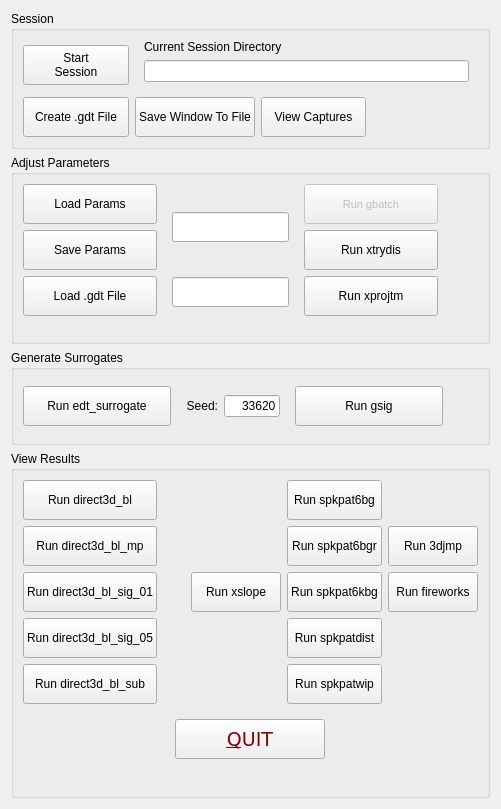
     <widget class="QFrame" name="leftFrame">
      <property name="frameShape">
       <enum>QFrame::NoFrame</enum>
      </property>
      <property name="frameShadow">
       <enum>QFrame::Raised</enum>
      </property>
      <layout class="QVBoxLayout" name="verticalLayout_2" stretch="4,6,3,11">
       <item>
        <widget class="QGroupBox" name="sessionBox">
         <property name="title">
          <string>Session</string>
         </property>
         <property name="flat">
          <bool>false</bool>
         </property>
         <layout class="QHBoxLayout" name="horizontalLayout_12">
          <item>
           <layout class="QGridLayout" name="sessionLayout" rowstretch="0,0" columnstretch="1,1,1,1">
            <item row="0" column="0">
             <widget class="QPushButton" name="sessionButton">
              <property name="minimumSize">
               <size>
                <width>0</width>
                <height>40</height>
               </size>
              </property>
              <property name="toolTip">
               <string>&lt;html&gt;&lt;head/&gt;&lt;body&gt;&lt;p&gt;Use this to select a working directory or create a new one.&lt;/p&gt;&lt;p&gt;See the help for some info on how this user interface is intended to be used.&lt;/p&gt;&lt;/body&gt;&lt;/html&gt;</string>
              </property>
              <property name="text">
               <string>Start
Session</string>
              </property>
             </widget>
            </item>
            <item row="1" column="0">
             <widget class="QPushButton" name="createGDT">
              <property name="minimumSize">
               <size>
                <width>0</width>
                <height>40</height>
               </size>
              </property>
              <property name="toolTip">
               <string>&lt;html&gt;&lt;head/&gt;&lt;body&gt;&lt;p&gt;Create a .gdt file from an existing .edt, .bdt, or .adt file.&lt;/p&gt;&lt;/body&gt;&lt;/html&gt;</string>
              </property>
              <property name="text">
               <string>Create .gdt File</string>
              </property>
             </widget>
            </item>
            <item row="0" column="1" colspan="3">
             <widget class="QFrame" name="frame_5">
              <property name="frameShape">
               <enum>QFrame::NoFrame</enum>
              </property>
              <property name="frameShadow">
               <enum>QFrame::Raised</enum>
              </property>
              <layout class="QVBoxLayout" name="verticalLayout_4" stretch="2,2,1">
               <property name="topMargin">
                <number>0</number>
               </property>
               <item>
                <widget class="QLabel" name="sessionLabel">
                 <property name="text">
                  <string>Current Session Directory</string>
                 </property>
                </widget>
               </item>
               <item>
                <widget class="QLineEdit" name="currentSession">
                 <property name="enabled">
                  <bool>true</bool>
                 </property>
                 <property name="readOnly">
                  <bool>true</bool>
                 </property>
                </widget>
               </item>
               <item>
                <spacer name="verticalSpacer_3">
                 <property name="orientation">
                  <enum>Qt::Vertical</enum>
                 </property>
                 <property name="sizeHint" stdset="0">
                  <size>
                   <width>20</width>
                   <height>2</height>
                  </size>
                 </property>
                </spacer>
               </item>
              </layout>
             </widget>
            </item>
            <item row="1" column="2">
             <widget class="QPushButton" name="openViewer">
              <property name="sizePolicy">
               <sizepolicy hsizetype="Minimum" vsizetype="Fixed">
                <horstretch>0</horstretch>
                <verstretch>0</verstretch>
               </sizepolicy>
              </property>
              <property name="minimumSize">
               <size>
                <width>0</width>
                <height>40</height>
               </size>
              </property>
              <property name="toolTip">
               <string>Launch the default file manager to view window capture files.</string>
              </property>
              <property name="text">
               <string>View Captures</string>
              </property>
             </widget>
            </item>
            <item row="1" column="1">
             <widget class="QPushButton" name="winCap">
              <property name="sizePolicy">
               <sizepolicy hsizetype="Minimum" vsizetype="Fixed">
                <horstretch>0</horstretch>
                <verstretch>0</verstretch>
               </sizepolicy>
              </property>
              <property name="minimumSize">
               <size>
                <width>0</width>
                <height>40</height>
               </size>
              </property>
              <property name="maximumSize">
               <size>
                <width>16777215</width>
                <height>16777215</height>
               </size>
              </property>
              <property name="toolTip">
               <string>&lt;html&gt;&lt;head/&gt;&lt;body&gt;&lt;p&gt;Click on a window to select it and then save the contents to a file as a .jpg image.&lt;/p&gt;&lt;/body&gt;&lt;/html&gt;</string>
              </property>
              <property name="text">
               <string>Save Window To File</string>
              </property>
             </widget>
            </item>
           </layout>
          </item>
         </layout>
        </widget>
       </item>
       <item>
        <widget class="QGroupBox" name="paramBox">
         <property name="title">
          <string>Adjust Parameters</string>
         </property>
         <layout class="QHBoxLayout" name="horizontalLayout_15">
          <item>
           <layout class="QGridLayout" name="paramCmdLayout" rowstretch="0,0,0,0" columnstretch="4,4,4,1">
            <item row="0" column="1" rowspan="3">
             <widget class="QFrame" name="frame_2">
              <property name="frameShape">
               <enum>QFrame::NoFrame</enum>
              </property>
              <property name="frameShadow">
               <enum>QFrame::Raised</enum>
              </property>
              <property name="lineWidth">
               <number>0</number>
              </property>
              <layout class="QVBoxLayout" name="verticalLayout_5" stretch="2,4,3,4">
               <item>
                <spacer name="verticalSpacer_2">
                 <property name="orientation">
                  <enum>Qt::Vertical</enum>
                 </property>
                 <property name="sizeHint" stdset="0">
                  <size>
                   <width>20</width>
                   <height>40</height>
                  </size>
                 </property>
                </spacer>
               </item>
               <item>
                <widget class="QLineEdit" name="paramFullName">
                 <property name="minimumSize">
                  <size>
                   <width>0</width>
                   <height>30</height>
                  </size>
                 </property>
                 <property name="readOnly">
                  <bool>true</bool>
                 </property>
                </widget>
               </item>
               <item>
                <spacer name="verticalSpacer">
                 <property name="orientation">
                  <enum>Qt::Vertical</enum>
                 </property>
                 <property name="sizeHint" stdset="0">
                  <size>
                   <width>20</width>
                   <height>40</height>
                  </size>
                 </property>
                </spacer>
               </item>
               <item>
                <widget class="QLineEdit" name="gdtFullName">
                 <property name="minimumSize">
                  <size>
                   <width>0</width>
                   <height>30</height>
                  </size>
                 </property>
                </widget>
               </item>
              </layout>
             </widget>
            </item>
            <item row="1" column="0">
             <widget class="QPushButton" name="paramSaveFile">
              <property name="minimumSize">
               <size>
                <width>0</width>
                <height>40</height>
               </size>
              </property>
              <property name="maximumSize">
               <size>
                <width>16777215</width>
                <height>40</height>
               </size>
              </property>
              <property name="text">
               <string>Save Params</string>
              </property>
             </widget>
            </item>
            <item row="1" column="2">
             <widget class="QPushButton" name="xtrydisButton">
              <property name="minimumSize">
               <size>
                <width>0</width>
                <height>40</height>
               </size>
              </property>
              <property name="maximumSize">
               <size>
                <width>16777215</width>
                <height>40</height>
               </size>
              </property>
              <property name="text">
               <string>Run xtrydis</string>
              </property>
             </widget>
            </item>
            <item row="0" column="0">
             <widget class="QPushButton" name="paramLoadFile">
              <property name="minimumSize">
               <size>
                <width>0</width>
                <height>40</height>
               </size>
              </property>
              <property name="maximumSize">
               <size>
                <width>16777215</width>
                <height>40</height>
               </size>
              </property>
              <property name="toolTip">
               <string>&lt;html&gt;&lt;head/&gt;&lt;body&gt;&lt;p&gt;Load a parameter file for the gbatch program.&lt;/p&gt;&lt;p&gt;Note that this will have a .gdt file name and that .gdt file will be loaded along with the parameters.&lt;/p&gt;&lt;p&gt;If you load a .gdt first and then load a parameter file, the .gdt file from the parameter file will override the current .gdt file.&lt;/p&gt;&lt;/body&gt;&lt;/html&gt;</string>
              </property>
              <property name="text">
               <string>Load Params</string>
              </property>
             </widget>
            </item>
            <item row="0" column="2">
             <widget class="QPushButton" name="gBatch">
              <property name="enabled">
               <bool>false</bool>
              </property>
              <property name="minimumSize">
               <size>
                <width>0</width>
                <height>40</height>
               </size>
              </property>
              <property name="maximumSize">
               <size>
                <width>16777215</width>
                <height>40</height>
               </size>
              </property>
              <property name="font">
               <font>
                <pointsize>8</pointsize>
               </font>
              </property>
              <property name="toolTip">
               <string>&lt;html&gt;&lt;head/&gt;&lt;body&gt;&lt;p&gt;You have to load a .gdt file or a param file before you can run gbatch.&lt;/p&gt;&lt;p&gt;If you load a param file, the .gdt file referenced by the param fill will be loaded.&lt;/p&gt;&lt;p&gt;If you load a .gdt file explicitly, you also have to select at least two neuron channels before you can run gbatch. &lt;/p&gt;&lt;p&gt;Gravity-gui also generates an offsets.gnew file for all of the pairs with an offset of zero. This can be used for tuned gravity. If the file already exists, you can decide to over-write it or not.&lt;/p&gt;&lt;/body&gt;&lt;/html&gt;</string>
              </property>
              <property name="text">
               <string>Run gbatch</string>
              </property>
             </widget>
            </item>
            <item row="2" column="0">
             <widget class="QPushButton" name="gdtFile">
              <property name="minimumSize">
               <size>
                <width>0</width>
                <height>40</height>
               </size>
              </property>
              <property name="maximumSize">
               <size>
                <width>16777215</width>
                <height>40</height>
               </size>
              </property>
              <property name="toolTip">
               <string>&lt;html&gt;&lt;head/&gt;&lt;body&gt;&lt;p&gt;Select a .gdt file that gbatch will use. This will be the name saved when you save a parameters file.&lt;/p&gt;&lt;p&gt;If you load an existing parameter file after loading one using this button, the .gdt file name in it will replace this one.&lt;/p&gt;&lt;p&gt;If you want to load an existing parameter file and then use the settings with a different .gdt file, load the parameter file first, then click on this button to select a new .gdt file.&lt;/p&gt;&lt;/body&gt;&lt;/html&gt;</string>
              </property>
              <property name="text">
               <string>Load .gdt File</string>
              </property>
             </widget>
            </item>
            <item row="2" column="2">
             <widget class="QPushButton" name="xprojtmButton">
              <property name="minimumSize">
               <size>
                <width>0</width>
                <height>40</height>
               </size>
              </property>
              <property name="maximumSize">
               <size>
                <width>16777215</width>
                <height>40</height>
               </size>
              </property>
              <property name="text">
               <string>Run xprojtm</string>
              </property>
             </widget>
            </item>
            <item row="0" column="3" rowspan="4">
             <widget class="QFrame" name="frame_3">
              <property name="frameShape">
               <enum>QFrame::NoFrame</enum>
              </property>
              <property name="frameShadow">
               <enum>QFrame::Raised</enum>
              </property>
             </widget>
            </item>
           </layout>
          </item>
         </layout>
        </widget>
       </item>
       <item>
        <widget class="QGroupBox" name="surrogateBox">
         <property name="title">
          <string>Generate Surrogates</string>
         </property>
         <layout class="QHBoxLayout" name="horizontalLayout_14" stretch="12,1">
          <item>
           <layout class="QGridLayout" name="gridLayout_3" columnstretch="4,3,4">
            <item row="0" column="1">
             <widget class="QFrame" name="frame_6">
              <property name="frameShape">
               <enum>QFrame::NoFrame</enum>
              </property>
              <property name="frameShadow">
               <enum>QFrame::Raised</enum>
              </property>
              <layout class="QHBoxLayout" name="horizontalLayout_19">
               <item>
                <widget class="QLabel" name="seedLabel">
                 <property name="text">
                  <string>Seed:</string>
                 </property>
                 <property name="alignment">
                  <set>Qt::AlignRight|Qt::AlignTrailing|Qt::AlignVCenter</set>
                 </property>
                </widget>
               </item>
               <item>
                <widget class="QLineEdit" name="surrSeed">
                 <property name="text">
                  <string>33620</string>
                 </property>
                 <property name="alignment">
                  <set>Qt::AlignRight|Qt::AlignTrailing|Qt::AlignVCenter</set>
                 </property>
                </widget>
               </item>
              </layout>
             </widget>
            </item>
            <item row="0" column="0">
             <widget class="QPushButton" name="surrogatesButton">
              <property name="maximumSize">
               <size>
                <width>16777215</width>
                <height>40</height>
               </size>
              </property>
              <property name="toolTip">
               <string>&lt;html&gt;&lt;head/&gt;&lt;body&gt;&lt;p&gt;Run this to generate surrogates after you decide you have an interesting set of parameters. The number of pairs is determined by the Shift Control Sets value.&lt;/p&gt;&lt;p&gt;Run this before you run gsig.&lt;/p&gt;&lt;/body&gt;&lt;/html&gt;</string>
              </property>
              <property name="text">
               <string>Run edt_surrogate</string>
              </property>
             </widget>
            </item>
            <item row="0" column="2">
             <widget class="QPushButton" name="gsigButton">
              <property name="minimumSize">
               <size>
                <width>0</width>
                <height>40</height>
               </size>
              </property>
              <property name="maximumSize">
               <size>
                <width>16777215</width>
                <height>40</height>
               </size>
              </property>
              <property name="toolTip">
               <string>&lt;html&gt;&lt;head/&gt;&lt;body&gt;&lt;p&gt;This creates some files required by xslope. Run this after you run edt_surrogate.&lt;/p&gt;&lt;/body&gt;&lt;/html&gt;</string>
              </property>
              <property name="text">
               <string>Run gsig</string>
              </property>
             </widget>
            </item>
           </layout>
          </item>
          <item>
           <spacer name="horizontalSpacer">
            <property name="orientation">
             <enum>Qt::Horizontal</enum>
            </property>
            <property name="sizeHint" stdset="0">
             <size>
              <width>40</width>
              <height>20</height>
             </size>
            </property>
           </spacer>
          </item>
         </layout>
        </widget>
       </item>
       <item>
        <widget class="QGroupBox" name="resultsBox">
         <property name="title">
          <string>View Results</string>
         </property>
         <layout class="QHBoxLayout" name="horizontalLayout_16">
          <item>
           <layout class="QGridLayout" name="gridLayout_2" rowstretch="0,0,0,0,0,0,0" columnstretch="4,1,4,4,4">
            <item row="5" column="0" colspan="5">
             <widget class="QFrame" name="frame">
              <property name="frameShape">
               <enum>QFrame::NoFrame</enum>
              </property>
              <property name="frameShadow">
               <enum>QFrame::Raised</enum>
              </property>
              <layout class="QHBoxLayout" name="horizontalLayout_18">
               <item>
                <widget class="QPushButton" name="buttonQuit">
                 <property name="sizePolicy">
                  <sizepolicy hsizetype="Minimum" vsizetype="Fixed">
                   <horstretch>0</horstretch>
                   <verstretch>0</verstretch>
                  </sizepolicy>
                 </property>
                 <property name="minimumSize">
                  <size>
                   <width>0</width>
                   <height>40</height>
                  </size>
                 </property>
                 <property name="maximumSize">
                  <size>
                   <width>150</width>
                   <height>40</height>
                  </size>
                 </property>
                 <property name="font">
                  <font>
                   <family>DejaVu Sans</family>
                   <pointsize>14</pointsize>
                   <weight>50</weight>
                   <italic>false</italic>
                   <bold>false</bold>
                  </font>
                 </property>
                 <property name="styleSheet">
                  <string notr="true">color: darkred;
font: 14pt &quot;DejaVu Sans&quot;;
font-style:bold



</string>
                 </property>
                 <property name="text">
                  <string>&amp;QUIT</string>
                 </property>
                </widget>
               </item>
              </layout>
             </widget>
            </item>
            <item row="6" column="2">
             <spacer name="verticalSpacer_4">
              <property name="orientation">
               <enum>Qt::Vertical</enum>
              </property>
              <property name="sizeHint" stdset="0">
               <size>
                <width>20</width>
                <height>40</height>
               </size>
              </property>
             </spacer>
            </item>
            <item row="0" column="3">
             <widget class="QPushButton" name="spkpat6bg">
              <property name="minimumSize">
               <size>
                <width>0</width>
                <height>40</height>
               </size>
              </property>
              <property name="maximumSize">
               <size>
                <width>16777215</width>
                <height>40</height>
               </size>
              </property>
              <property name="text">
               <string>Run spkpat6bg</string>
              </property>
             </widget>
            </item>
            <item row="2" column="0">
             <widget class="QPushButton" name="direct3d_bl_sig_01">
              <property name="minimumSize">
               <size>
                <width>0</width>
                <height>40</height>
               </size>
              </property>
              <property name="maximumSize">
               <size>
                <width>16777215</width>
                <height>40</height>
               </size>
              </property>
              <property name="text">
               <string>Run direct3d_bl_sig_01</string>
              </property>
             </widget>
            </item>
            <item row="3" column="3">
             <widget class="QPushButton" name="spkpatdist">
              <property name="minimumSize">
               <size>
                <width>0</width>
                <height>40</height>
               </size>
              </property>
              <property name="maximumSize">
               <size>
                <width>16777215</width>
                <height>40</height>
               </size>
              </property>
              <property name="text">
               <string>Run spkpatdist</string>
              </property>
             </widget>
            </item>
            <item row="4" column="0">
             <widget class="QPushButton" name="direct3d_bl_sub">
              <property name="minimumSize">
               <size>
                <width>0</width>
                <height>40</height>
               </size>
              </property>
              <property name="maximumSize">
               <size>
                <width>16777215</width>
                <height>40</height>
               </size>
              </property>
              <property name="text">
               <string>Run direct3d_bl_sub</string>
              </property>
             </widget>
            </item>
            <item row="1" column="0">
             <widget class="QPushButton" name="direct3d_bl_mp">
              <property name="minimumSize">
               <size>
                <width>0</width>
                <height>40</height>
               </size>
              </property>
              <property name="maximumSize">
               <size>
                <width>16777215</width>
                <height>40</height>
               </size>
              </property>
              <property name="text">
               <string>Run direct3d_bl_mp</string>
              </property>
             </widget>
            </item>
            <item row="3" column="0">
             <widget class="QPushButton" name="direct3d_bl_sig_05">
              <property name="minimumSize">
               <size>
                <width>0</width>
                <height>40</height>
               </size>
              </property>
              <property name="maximumSize">
               <size>
                <width>16777215</width>
                <height>40</height>
               </size>
              </property>
              <property name="text">
               <string>Run direct3d_bl_sig_05</string>
              </property>
             </widget>
            </item>
            <item row="1" column="3">
             <widget class="QPushButton" name="spkpat6bgr">
              <property name="minimumSize">
               <size>
                <width>0</width>
                <height>40</height>
               </size>
              </property>
              <property name="maximumSize">
               <size>
                <width>16777215</width>
                <height>40</height>
               </size>
              </property>
              <property name="text">
               <string>Run spkpat6bgr</string>
              </property>
             </widget>
            </item>
            <item row="2" column="4">
             <widget class="QPushButton" name="fireworksButton">
              <property name="minimumSize">
               <size>
                <width>0</width>
                <height>40</height>
               </size>
              </property>
              <property name="maximumSize">
               <size>
                <width>16777215</width>
                <height>40</height>
               </size>
              </property>
              <property name="text">
               <string>Run fireworks</string>
              </property>
             </widget>
            </item>
            <item row="2" column="3">
             <widget class="QPushButton" name="spkpat6kbg">
              <property name="minimumSize">
               <size>
                <width>0</width>
                <height>40</height>
               </size>
              </property>
              <property name="maximumSize">
               <size>
                <width>16777215</width>
                <height>40</height>
               </size>
              </property>
              <property name="text">
               <string>Run spkpat6kbg</string>
              </property>
             </widget>
            </item>
            <item row="2" column="2">
             <widget class="QPushButton" name="xslopeButton">
              <property name="minimumSize">
               <size>
                <width>0</width>
                <height>40</height>
               </size>
              </property>
              <property name="maximumSize">
               <size>
                <width>16777215</width>
                <height>40</height>
               </size>
              </property>
              <property name="text">
               <string>Run xslope</string>
              </property>
             </widget>
            </item>
            <item row="4" column="3">
             <widget class="QPushButton" name="spkpatwip">
              <property name="minimumSize">
               <size>
                <width>0</width>
                <height>40</height>
               </size>
              </property>
              <property name="maximumSize">
               <size>
                <width>16777215</width>
                <height>40</height>
               </size>
              </property>
              <property name="text">
               <string>Run spkpatwip</string>
              </property>
             </widget>
            </item>
            <item row="1" column="4">
             <widget class="QPushButton" name="threeDJmpButton">
              <property name="minimumSize">
               <size>
                <width>0</width>
                <height>40</height>
               </size>
              </property>
              <property name="maximumSize">
               <size>
                <width>16777215</width>
                <height>40</height>
               </size>
              </property>
              <property name="text">
               <string>Run 3djmp</string>
              </property>
             </widget>
            </item>
            <item row="0" column="0">
             <widget class="QPushButton" name="direct3d_bl">
              <property name="minimumSize">
               <size>
                <width>0</width>
                <height>40</height>
               </size>
              </property>
              <property name="maximumSize">
               <size>
                <width>16777215</width>
                <height>40</height>
               </size>
              </property>
              <property name="text">
               <string>Run direct3d_bl</string>
              </property>
             </widget>
            </item>
            <item row="2" column="1">
             <spacer name="horizontalSpacer_5">
              <property name="orientation">
               <enum>Qt::Horizontal</enum>
              </property>
              <property name="sizeHint" stdset="0">
               <size>
                <width>40</width>
                <height>20</height>
               </size>
              </property>
             </spacer>
            </item>
           </layout>
          </item>
         </layout>
        </widget>
       </item>
      </layout>
     </widget>
